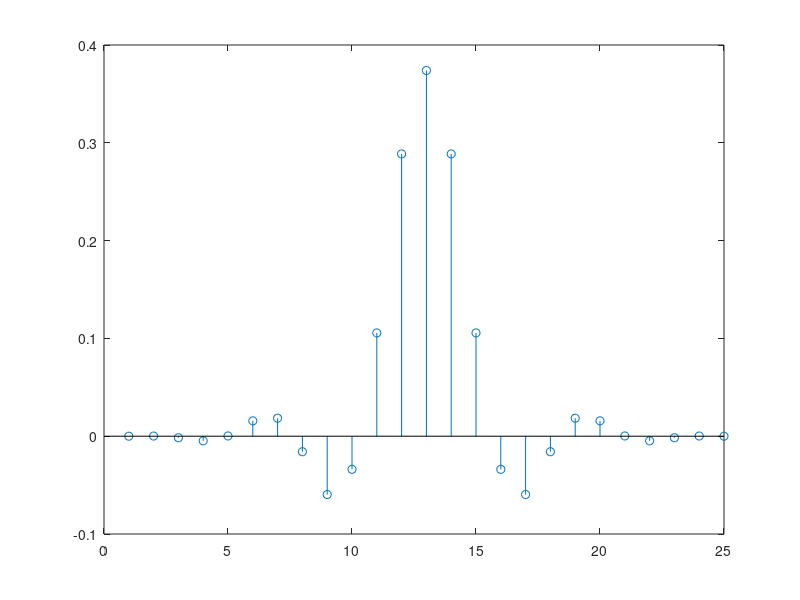
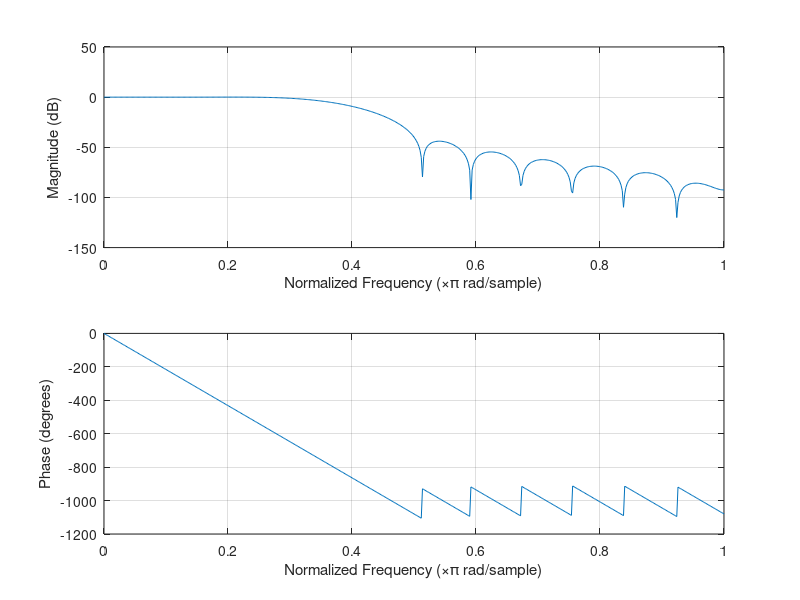

MATLAB code for these plots, in order:
fs=400;%频率设置
wp=2*pi*50/fs; 
ws=2*pi*100/fs; 
deltaw=ws-wp;
N0=ceil(6.2*pi/deltaw);%ceil为向上取整函数
w=hanning(N0);%汉宁窗，可以修改成任何一个窗口函数
wc=0.5*(ws+wp)/pi;
b=fir1(N0-1,wc,w);%生成滤波器
stem(b);
figure
freqz(b,1);